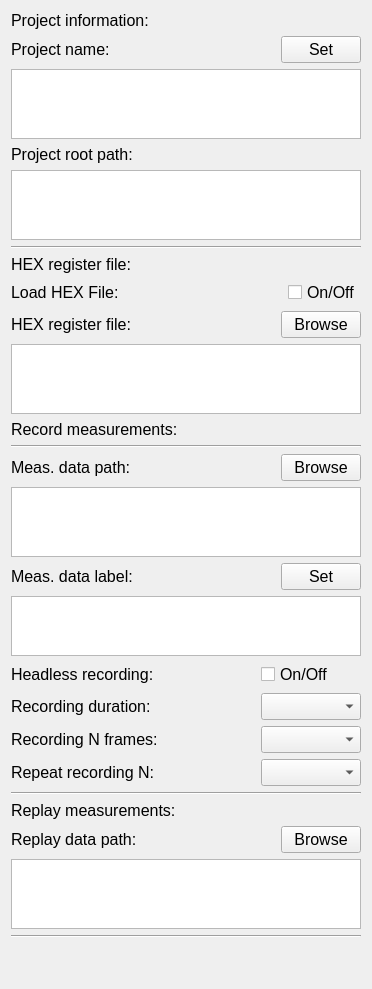
        <widget class="QWidget" name="widget">
         <attribute name="title">
          <string>Project</string>
         </attribute>
         <layout class="QGridLayout" name="gridLayout_2">
          <item row="2" column="0">
           <layout class="QGridLayout" name="gridLayout_25">
            <item row="1" column="1">
             <widget class="QPushButton" name="mira_project_button">
              <property name="sizePolicy">
               <sizepolicy hsizetype="Fixed" vsizetype="Fixed">
                <horstretch>0</horstretch>
                <verstretch>0</verstretch>
               </sizepolicy>
              </property>
              <property name="maximumSize">
               <size>
                <width>90</width>
                <height>30</height>
               </size>
              </property>
              <property name="font">
               <font>
                <pointsize>12</pointsize>
               </font>
              </property>
              <property name="text">
               <string>Set</string>
              </property>
             </widget>
            </item>
            <item row="1" column="0">
             <widget class="QLabel" name="label_39">
              <property name="sizePolicy">
               <sizepolicy hsizetype="MinimumExpanding" vsizetype="MinimumExpanding">
                <horstretch>0</horstretch>
                <verstretch>0</verstretch>
               </sizepolicy>
              </property>
              <property name="minimumSize">
               <size>
                <width>100</width>
                <height>15</height>
               </size>
              </property>
              <property name="maximumSize">
               <size>
                <width>300</width>
                <height>20</height>
               </size>
              </property>
              <property name="font">
               <font>
                <pointsize>12</pointsize>
               </font>
              </property>
              <property name="text">
               <string>Project name:</string>
              </property>
             </widget>
            </item>
           </layout>
          </item>
          <item row="8" column="0">
           <widget class="QLabel" name="label_42">
            <property name="sizePolicy">
             <sizepolicy hsizetype="MinimumExpanding" vsizetype="MinimumExpanding">
              <horstretch>0</horstretch>
              <verstretch>0</verstretch>
             </sizepolicy>
            </property>
            <property name="minimumSize">
             <size>
              <width>100</width>
              <height>15</height>
             </size>
            </property>
            <property name="maximumSize">
             <size>
              <width>300</width>
              <height>20</height>
             </size>
            </property>
            <property name="font">
             <font>
              <pointsize>12</pointsize>
             </font>
            </property>
            <property name="text">
             <string>HEX register file:</string>
            </property>
           </widget>
          </item>
          <item row="25" column="0">
           <widget class="QTextBrowser" name="browse_meas_in_path_textBrowser">
            <property name="sizePolicy">
             <sizepolicy hsizetype="MinimumExpanding" vsizetype="MinimumExpanding">
              <horstretch>0</horstretch>
              <verstretch>0</verstretch>
             </sizepolicy>
            </property>
            <property name="minimumSize">
             <size>
              <width>350</width>
              <height>60</height>
             </size>
            </property>
            <property name="maximumSize">
             <size>
              <width>395</width>
              <height>70</height>
             </size>
            </property>
            <property name="font">
             <font>
              <pointsize>12</pointsize>
             </font>
            </property>
           </widget>
          </item>
          <item row="22" column="0">
           <layout class="QGridLayout" name="gridLayout_33">
            <item row="0" column="1">
             <widget class="QPushButton" name="browse_meas_in_path_button">
              <property name="maximumSize">
               <size>
                <width>90</width>
                <height>30</height>
               </size>
              </property>
              <property name="font">
               <font>
                <pointsize>12</pointsize>
               </font>
              </property>
              <property name="text">
               <string>Browse</string>
              </property>
             </widget>
            </item>
            <item row="0" column="0">
             <widget class="QLabel" name="label_35">
              <property name="sizePolicy">
               <sizepolicy hsizetype="MinimumExpanding" vsizetype="MinimumExpanding">
                <horstretch>0</horstretch>
                <verstretch>0</verstretch>
               </sizepolicy>
              </property>
              <property name="minimumSize">
               <size>
                <width>100</width>
                <height>15</height>
               </size>
              </property>
              <property name="maximumSize">
               <size>
                <width>300</width>
                <height>20</height>
               </size>
              </property>
              <property name="font">
               <font>
                <pointsize>12</pointsize>
               </font>
              </property>
              <property name="text">
               <string>Replay data path:</string>
              </property>
             </widget>
            </item>
           </layout>
          </item>
          <item row="0" column="0">
           <widget class="QLabel" name="label_59">
            <property name="sizePolicy">
             <sizepolicy hsizetype="MinimumExpanding" vsizetype="MinimumExpanding">
              <horstretch>0</horstretch>
              <verstretch>0</verstretch>
             </sizepolicy>
            </property>
            <property name="minimumSize">
             <size>
              <width>100</width>
              <height>15</height>
             </size>
            </property>
            <property name="maximumSize">
             <size>
              <width>300</width>
              <height>20</height>
             </size>
            </property>
            <property name="font">
             <font>
              <pointsize>12</pointsize>
             </font>
            </property>
            <property name="text">
             <string>Project information:</string>
            </property>
           </widget>
          </item>
          <item row="15" column="0">
           <layout class="QGridLayout" name="gridLayout_19">
            <item row="0" column="1">
             <widget class="QPushButton" name="browse_meas_out_path_button">
              <property name="maximumSize">
               <size>
                <width>90</width>
                <height>30</height>
               </size>
              </property>
              <property name="font">
               <font>
                <pointsize>12</pointsize>
               </font>
              </property>
              <property name="text">
               <string>Browse</string>
              </property>
             </widget>
            </item>
            <item row="0" column="0">
             <widget class="QLabel" name="label_15">
              <property name="sizePolicy">
               <sizepolicy hsizetype="MinimumExpanding" vsizetype="MinimumExpanding">
                <horstretch>0</horstretch>
                <verstretch>0</verstretch>
               </sizepolicy>
              </property>
              <property name="minimumSize">
               <size>
                <width>100</width>
                <height>15</height>
               </size>
              </property>
              <property name="maximumSize">
               <size>
                <width>300</width>
                <height>20</height>
               </size>
              </property>
              <property name="font">
               <font>
                <pointsize>12</pointsize>
               </font>
              </property>
              <property name="text">
               <string>Meas. data path:</string>
              </property>
             </widget>
            </item>
           </layout>
          </item>
          <item row="14" column="0">
           <widget class="Line" name="line_4">
            <property name="font">
             <font>
              <pointsize>8</pointsize>
             </font>
            </property>
            <property name="orientation">
             <enum>Qt::Horizontal</enum>
            </property>
           </widget>
          </item>
          <item row="13" column="0">
           <widget class="QLabel" name="label_57">
            <property name="sizePolicy">
             <sizepolicy hsizetype="MinimumExpanding" vsizetype="MinimumExpanding">
              <horstretch>0</horstretch>
              <verstretch>0</verstretch>
             </sizepolicy>
            </property>
            <property name="minimumSize">
             <size>
              <width>100</width>
              <height>15</height>
             </size>
            </property>
            <property name="maximumSize">
             <size>
              <width>300</width>
              <height>20</height>
             </size>
            </property>
            <property name="font">
             <font>
              <pointsize>12</pointsize>
             </font>
            </property>
            <property name="text">
             <string>Record measurements:</string>
            </property>
           </widget>
          </item>
          <item row="20" column="0">
           <widget class="Line" name="line_3">
            <property name="font">
             <font>
              <pointsize>8</pointsize>
             </font>
            </property>
            <property name="orientation">
             <enum>Qt::Horizontal</enum>
            </property>
           </widget>
          </item>
          <item row="16" column="0">
           <widget class="QTextBrowser" name="browse_meas_out_path_textBrowser">
            <property name="sizePolicy">
             <sizepolicy hsizetype="MinimumExpanding" vsizetype="MinimumExpanding">
              <horstretch>0</horstretch>
              <verstretch>0</verstretch>
             </sizepolicy>
            </property>
            <property name="minimumSize">
             <size>
              <width>350</width>
              <height>60</height>
             </size>
            </property>
            <property name="maximumSize">
             <size>
              <width>395</width>
              <height>70</height>
             </size>
            </property>
            <property name="font">
             <font>
              <pointsize>12</pointsize>
             </font>
            </property>
           </widget>
          </item>
          <item row="17" column="0">
           <layout class="QGridLayout" name="gridLayout_32">
            <item row="0" column="1">
             <widget class="QPushButton" name="browse_meas_data_label_button">
              <property name="maximumSize">
               <size>
                <width>90</width>
                <height>30</height>
               </size>
              </property>
              <property name="font">
               <font>
                <pointsize>12</pointsize>
               </font>
              </property>
              <property name="text">
               <string>Set</string>
              </property>
             </widget>
            </item>
            <item row="0" column="0">
             <widget class="QLabel" name="label_47">
              <property name="sizePolicy">
               <sizepolicy hsizetype="MinimumExpanding" vsizetype="MinimumExpanding">
                <horstretch>0</horstretch>
                <verstretch>0</verstretch>
               </sizepolicy>
              </property>
              <property name="minimumSize">
               <size>
                <width>100</width>
                <height>15</height>
               </size>
              </property>
              <property name="maximumSize">
               <size>
                <width>300</width>
                <height>20</height>
               </size>
              </property>
              <property name="font">
               <font>
                <pointsize>12</pointsize>
               </font>
              </property>
              <property name="text">
               <string>Meas. data label:</string>
              </property>
             </widget>
            </item>
           </layout>
          </item>
          <item row="12" column="0">
           <widget class="QTextBrowser" name="browse_register_path_textBrowser">
            <property name="sizePolicy">
             <sizepolicy hsizetype="MinimumExpanding" vsizetype="MinimumExpanding">
              <horstretch>0</horstretch>
              <verstretch>0</verstretch>
             </sizepolicy>
            </property>
            <property name="minimumSize">
             <size>
              <width>350</width>
              <height>60</height>
             </size>
            </property>
            <property name="maximumSize">
             <size>
              <width>395</width>
              <height>70</height>
             </size>
            </property>
            <property name="font">
             <font>
              <pointsize>12</pointsize>
             </font>
            </property>
           </widget>
          </item>
          <item row="9" column="0">
           <layout class="QHBoxLayout" name="horizontalLayout_18">
            <item>
             <widget class="QLabel" name="label_26">
              <property name="sizePolicy">
               <sizepolicy hsizetype="MinimumExpanding" vsizetype="MinimumExpanding">
                <horstretch>0</horstretch>
                <verstretch>0</verstretch>
               </sizepolicy>
              </property>
              <property name="minimumSize">
               <size>
                <width>100</width>
                <height>15</height>
               </size>
              </property>
              <property name="maximumSize">
               <size>
                <width>300</width>
                <height>20</height>
               </size>
              </property>
              <property name="font">
               <font>
                <pointsize>12</pointsize>
               </font>
              </property>
              <property name="text">
               <string>Load HEX File:</string>
              </property>
             </widget>
            </item>
            <item>
             <spacer name="horizontalSpacer_11">
              <property name="font">
               <font>
                <pointsize>8</pointsize>
               </font>
              </property>
              <property name="orientation">
               <enum>Qt::Horizontal</enum>
              </property>
              <property name="sizeHint" stdset="0">
               <size>
                <width>40</width>
                <height>20</height>
               </size>
              </property>
             </spacer>
            </item>
            <item>
             <widget class="QCheckBox" name="headless_recording_check_box_2">
              <property name="font">
               <font>
                <pointsize>12</pointsize>
               </font>
              </property>
              <property name="text">
               <string>On/Off</string>
              </property>
             </widget>
            </item>
           </layout>
          </item>
          <item row="4" column="0">
           <widget class="QPlainTextEdit" name="mira_project_plainTextEdit">
            <property name="sizePolicy">
             <sizepolicy hsizetype="MinimumExpanding" vsizetype="MinimumExpanding">
              <horstretch>0</horstretch>
              <verstretch>0</verstretch>
             </sizepolicy>
            </property>
            <property name="minimumSize">
             <size>
              <width>350</width>
              <height>60</height>
             </size>
            </property>
            <property name="maximumSize">
             <size>
              <width>395</width>
              <height>70</height>
             </size>
            </property>
            <property name="font">
             <font>
              <pointsize>12</pointsize>
             </font>
            </property>
           </widget>
          </item>
          <item row="27" column="0">
           <spacer name="verticalSpacer">
            <property name="orientation">
             <enum>Qt::Vertical</enum>
            </property>
            <property name="sizeHint" stdset="0">
             <size>
              <width>20</width>
              <height>40</height>
             </size>
            </property>
           </spacer>
          </item>
          <item row="19" column="0">
           <layout class="QGridLayout" name="gridLayout_24">
            <item row="2" column="2">
             <widget class="QComboBox" name="combo_box_measurement_duration">
              <property name="minimumSize">
               <size>
                <width>100</width>
                <height>0</height>
               </size>
              </property>
              <property name="maximumSize">
               <size>
                <width>90</width>
                <height>30</height>
               </size>
              </property>
              <property name="font">
               <font>
                <pointsize>12</pointsize>
               </font>
              </property>
             </widget>
            </item>
            <item row="3" column="2">
             <widget class="QComboBox" name="combo_box_recording_n_frames">
              <property name="minimumSize">
               <size>
                <width>100</width>
                <height>0</height>
               </size>
              </property>
              <property name="maximumSize">
               <size>
                <width>90</width>
                <height>30</height>
               </size>
              </property>
              <property name="font">
               <font>
                <pointsize>12</pointsize>
               </font>
              </property>
             </widget>
            </item>
            <item row="4" column="2">
             <widget class="QComboBox" name="combo_box_repeat_recording_n">
              <property name="minimumSize">
               <size>
                <width>100</width>
                <height>0</height>
               </size>
              </property>
              <property name="maximumSize">
               <size>
                <width>90</width>
                <height>30</height>
               </size>
              </property>
              <property name="font">
               <font>
                <pointsize>12</pointsize>
               </font>
              </property>
             </widget>
            </item>
            <item row="4" column="0">
             <widget class="QLabel" name="label_46">
              <property name="sizePolicy">
               <sizepolicy hsizetype="MinimumExpanding" vsizetype="MinimumExpanding">
                <horstretch>0</horstretch>
                <verstretch>0</verstretch>
               </sizepolicy>
              </property>
              <property name="minimumSize">
               <size>
                <width>100</width>
                <height>15</height>
               </size>
              </property>
              <property name="maximumSize">
               <size>
                <width>300</width>
                <height>20</height>
               </size>
              </property>
              <property name="font">
               <font>
                <pointsize>12</pointsize>
               </font>
              </property>
              <property name="text">
               <string>Repeat recording N:</string>
              </property>
             </widget>
            </item>
            <item row="2" column="0">
             <widget class="QLabel" name="label_17">
              <property name="sizePolicy">
               <sizepolicy hsizetype="MinimumExpanding" vsizetype="MinimumExpanding">
                <horstretch>0</horstretch>
                <verstretch>0</verstretch>
               </sizepolicy>
              </property>
              <property name="minimumSize">
               <size>
                <width>100</width>
                <height>15</height>
               </size>
              </property>
              <property name="maximumSize">
               <size>
                <width>300</width>
                <height>20</height>
               </size>
              </property>
              <property name="font">
               <font>
                <pointsize>12</pointsize>
               </font>
              </property>
              <property name="text">
               <string>Recording duration:</string>
              </property>
             </widget>
            </item>
            <item row="3" column="0">
             <widget class="QLabel" name="label_40">
              <property name="sizePolicy">
               <sizepolicy hsizetype="MinimumExpanding" vsizetype="MinimumExpanding">
                <horstretch>0</horstretch>
                <verstretch>0</verstretch>
               </sizepolicy>
              </property>
              <property name="minimumSize">
               <size>
                <width>100</width>
                <height>15</height>
               </size>
              </property>
              <property name="maximumSize">
               <size>
                <width>300</width>
                <height>20</height>
               </size>
              </property>
              <property name="font">
               <font>
                <pointsize>12</pointsize>
               </font>
              </property>
              <property name="text">
               <string>Recording N frames:</string>
              </property>
             </widget>
            </item>
            <item row="1" column="0">
             <widget class="QLabel" name="label_48">
              <property name="sizePolicy">
               <sizepolicy hsizetype="MinimumExpanding" vsizetype="MinimumExpanding">
                <horstretch>0</horstretch>
                <verstretch>0</verstretch>
               </sizepolicy>
              </property>
              <property name="minimumSize">
               <size>
                <width>100</width>
                <height>15</height>
               </size>
              </property>
              <property name="maximumSize">
               <size>
                <width>300</width>
                <height>20</height>
               </size>
              </property>
              <property name="font">
               <font>
                <pointsize>12</pointsize>
               </font>
              </property>
              <property name="text">
               <string>Headless recording:</string>
              </property>
             </widget>
            </item>
            <item row="1" column="2">
             <widget class="QCheckBox" name="headless_recording_check_box">
              <property name="font">
               <font>
                <pointsize>12</pointsize>
               </font>
              </property>
              <property name="text">
               <string>On/Off</string>
              </property>
             </widget>
            </item>
           </layout>
          </item>
          <item row="7" column="0">
           <widget class="Line" name="line_2">
            <property name="font">
             <font>
              <pointsize>8</pointsize>
             </font>
            </property>
            <property name="orientation">
             <enum>Qt::Horizontal</enum>
            </property>
           </widget>
          </item>
          <item row="26" column="0">
           <widget class="Line" name="line_5">
            <property name="font">
             <font>
              <pointsize>8</pointsize>
             </font>
            </property>
            <property name="orientation">
             <enum>Qt::Horizontal</enum>
            </property>
           </widget>
          </item>
          <item row="21" column="0">
           <widget class="QLabel" name="label_58">
            <property name="sizePolicy">
             <sizepolicy hsizetype="MinimumExpanding" vsizetype="MinimumExpanding">
              <horstretch>0</horstretch>
              <verstretch>0</verstretch>
             </sizepolicy>
            </property>
            <property name="minimumSize">
             <size>
              <width>100</width>
              <height>15</height>
             </size>
            </property>
            <property name="maximumSize">
             <size>
              <width>300</width>
              <height>20</height>
             </size>
            </property>
            <property name="font">
             <font>
              <pointsize>12</pointsize>
             </font>
            </property>
            <property name="text">
             <string>Replay measurements:</string>
            </property>
           </widget>
          </item>
          <item row="5" column="0">
           <widget class="QLabel" name="label_38">
            <property name="sizePolicy">
             <sizepolicy hsizetype="MinimumExpanding" vsizetype="MinimumExpanding">
              <horstretch>0</horstretch>
              <verstretch>0</verstretch>
             </sizepolicy>
            </property>
            <property name="minimumSize">
             <size>
              <width>100</width>
              <height>15</height>
             </size>
            </property>
            <property name="maximumSize">
             <size>
              <width>300</width>
              <height>20</height>
             </size>
            </property>
            <property name="font">
             <font>
              <pointsize>12</pointsize>
             </font>
            </property>
            <property name="text">
             <string>Project root path:</string>
            </property>
           </widget>
          </item>
          <item row="10" column="0">
           <layout class="QGridLayout" name="gridLayout_4">
            <item row="0" column="2">
             <widget class="QPushButton" name="browse_register_path_button">
              <property name="sizePolicy">
               <sizepolicy hsizetype="Fixed" vsizetype="Fixed">
                <horstretch>0</horstretch>
                <verstretch>0</verstretch>
               </sizepolicy>
              </property>
              <property name="maximumSize">
               <size>
                <width>90</width>
                <height>30</height>
               </size>
              </property>
              <property name="font">
               <font>
                <pointsize>12</pointsize>
               </font>
              </property>
              <property name="text">
               <string>Browse</string>
              </property>
             </widget>
            </item>
            <item row="0" column="0">
             <widget class="QLabel" name="label">
              <property name="sizePolicy">
               <sizepolicy hsizetype="MinimumExpanding" vsizetype="MinimumExpanding">
                <horstretch>0</horstretch>
                <verstretch>0</verstretch>
               </sizepolicy>
              </property>
              <property name="minimumSize">
               <size>
                <width>100</width>
                <height>15</height>
               </size>
              </property>
              <property name="maximumSize">
               <size>
                <width>300</width>
                <height>20</height>
               </size>
              </property>
              <property name="font">
               <font>
                <pointsize>12</pointsize>
               </font>
              </property>
              <property name="text">
               <string>HEX register file:</string>
              </property>
             </widget>
            </item>
           </layout>
          </item>
          <item row="18" column="0">
           <widget class="QPlainTextEdit" name="session_label_plainTextEdit">
            <property name="sizePolicy">
             <sizepolicy hsizetype="MinimumExpanding" vsizetype="MinimumExpanding">
              <horstretch>0</horstretch>
              <verstretch>0</verstretch>
             </sizepolicy>
            </property>
            <property name="minimumSize">
             <size>
              <width>337</width>
              <height>50</height>
             </size>
            </property>
            <property name="maximumSize">
             <size>
              <width>395</width>
              <height>60</height>
             </size>
            </property>
            <property name="font">
             <font>
              <pointsize>12</pointsize>
             </font>
            </property>
           </widget>
          </item>
          <item row="6" column="0">
           <widget class="QTextBrowser" name="mira_system_path_textBrowser">
            <property name="sizePolicy">
             <sizepolicy hsizetype="MinimumExpanding" vsizetype="MinimumExpanding">
              <horstretch>0</horstretch>
              <verstretch>0</verstretch>
             </sizepolicy>
            </property>
            <property name="minimumSize">
             <size>
              <width>350</width>
              <height>60</height>
             </size>
            </property>
            <property name="maximumSize">
             <size>
              <width>395</width>
              <height>70</height>
             </size>
            </property>
            <property name="font">
             <font>
              <pointsize>12</pointsize>
             </font>
            </property>
           </widget>
          </item>
         </layout>
        </widget>
